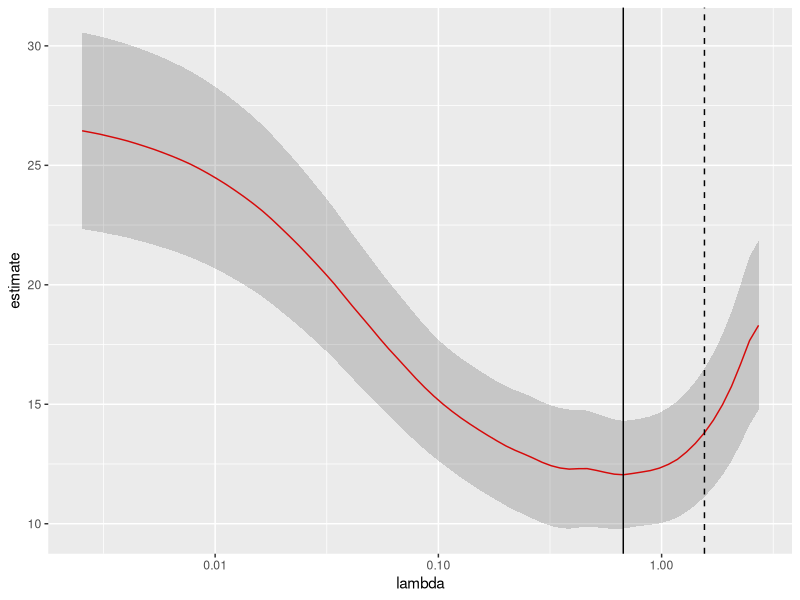

Generate this figure with R:
## ---- chunk 1
library(glmnet)
set.seed(03-19-2015)

# generate data with 5 real variables and 45 null, on 100 observations
x <- matrix(rnorm(100 * 50), 100)
beta <- c(rnorm(5, 0, 1), rep(0, 50 - 5))
y <- c(t(beta) %*% t(x)) + rnorm(50, sd = 3)

glmnet_fit <- cv.glmnet(x,y)
## ---- chunk 2
library(broom)
tidied_cv <- tidy(glmnet_fit)
glance_cv <- glance(glmnet_fit)

head(tidied_cv)
head(glance_cv)
## ---- chunk 3
library(ggplot2)

ggplot(tidied_cv, aes(lambda, estimate)) + geom_line(color = "red") +
    geom_ribbon(aes(ymin = conf.low, ymax = conf.high), alpha = .2) +
    scale_x_log10() +
    geom_vline(xintercept = glance_cv$lambda.min) +
    geom_vline(xintercept = glance_cv$lambda.1se, lty = 2)
